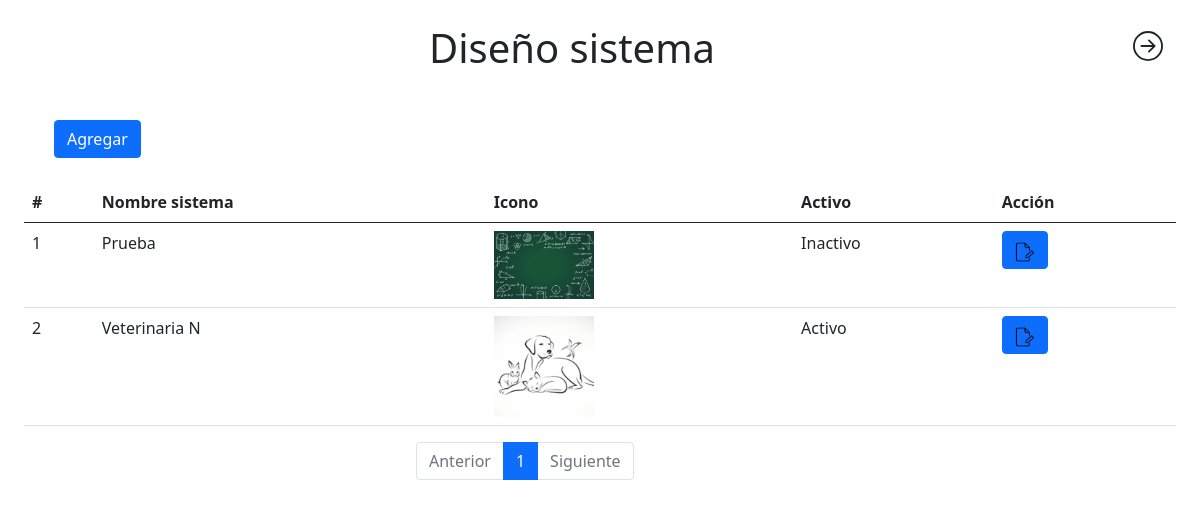
Page /index.php?action=diseñoSistema&pagina=1 (signed in) on the committed database.
### tables this page shows
CREATE TABLE `diseno_sistema` (
  `id_diseno` int(11) NOT NULL,
  `nom_sistema` text NOT NULL,
  `nit` int(11) NOT NULL,
  `telefono` int(11) NOT NULL,
  `direccion` varchar(100) NOT NULL,
  `icon_sistema` text NOT NULL,
  `id_activo` int(11) NOT NULL
);

CREATE TABLE `activo` (
  `id_activo` int(11) NOT NULL,
  `nombre_activo` varchar(100) NOT NULL
);

### controllers/controladorViews.php (called while the page is built)
<?php
class controladorViews
{
	function cargarTemplate()
	{
		include 'Views/template.php';
	}
	public function enlacesPaginaControlador()
	{
		if (isset($_GET['action'])) {
			if (isset($_SESSION['validar'])) {
				$enlace = $_GET['action'];
			} else {
				$enlace = 'ingresar';
			}
		} else {
			if (isset($_SESSION['validar'])) {
				$enlace = 'inicio';
			} else {
				$enlace = 'ingresar';
			}
		}
		$pagina = new modeloViews();
		$respuesta = $pagina->enlacePagina($enlace);
		include($respuesta);
	}
}
?>

### index.php (called while the page is built, shortened)
<?php
require_once 'controllers/controladorViews.php';
require_once 'controllers/controladorDiseno.php';
require_once 'Models/conexion.php';
require_once 'Models/modeloDiseno.php';
$views = new controladorViews();
$views->cargarTemplate();
?>

### controllers/controladorDiseno.php (called while the page is built, shortened)
<?php
class ControladorDiseno
{
    function listarDisenoControlador($pagina, $articulo)
    {
        $lis = new ModeloDiseno();
        if (isset($_POST['buscar'])) {
            if ($_POST['buscar'] != null) {
                $dato = $_POST['buscar'];
                $res = $lis->listarDisenoModelo($dato, '');
                return $res;
            } else {
                $dato = $_POST['buscar'];
                $res = $lis->listarDisenoModelo($dato, '');
                return $res;
            }
        } else {
            $inial = ($pagina - 1) * $articulo;
            $lim = array(
                'proeevedor' => null,
                'pagina' => $inial,
                'limit' => 10
            );
            $res = $lis->listarDisenoModelo('', $lim);
            return $res;
        }
    }
}

### Models/conexion.php (called while the page is built)
<?php
class Conexion{
    public function conectar(){
		$pdo = new PDO("mysql:host=localhost;dbname=inventario","root","");
		return $pdo;
	}
}
?>

### Models/modeloDiseno.php (called while the page is built, shortened)
<?php
require_once 'conexion.php';
class ModeloDiseno
{
    public $tabla = 'diseno_sistema';
    function listarDisenoModelo($dato, $LIM)
    {
        if ($dato != null) {
            $sql = "SELECT * FROM $this->tabla INNER JOIN activo ON diseno_sistema.id_activo = activo.id_activo WHERE nom_sistema like ?";
        } else {
            $sql = "SELECT * FROM $this->tabla INNER JOIN activo ON diseno_sistema.id_activo = activo.id_activo LIMIT ?,?";
        }
        try {
            $conn = new Conexion();
            $stms = $conn->conectar()->prepare($sql);
            if ($dato != null) {
                $dato = '%' . $dato . '%';
                $stms->bindParam(1, $dato, PDO::PARAM_STR);
            } else {
                $stms = $conn->conectar()->prepare($sql);
                $stms->bindParam(1, $LIM['pagina'], PDO::PARAM_INT);
                $stms->bindParam(2, $LIM['limit'], PDO::PARAM_INT);
            }
            if ($stms->execute()) {
                return $stms->fetchAll();
            } else {
                return [];
            }
        } catch (PDOException $e) {
            print_r($e->getMessage());
        }
    }
}

### Views/Moduls/diseñoSistema.php (the view, shortened to what this page needs)
<?php
$conn = new ControladorDiseno();
$con = $conn->contarDatosDisenoControlador();
$limtPagina = 10;
$pagina = $con[0]['COUNT(id_diseno)'] / $limtPagina;
$pagina = ceil($pagina);
$lis = new ControladorDiseno();
if (isset($_GET['pagina'])) {
    $res = $lis->listarDisenoControlador($_GET['pagina'], $limtPagina);
}
?>
<h1 style="text-align: center;">Diseño sistema</h1>
<div class="container mt-5">
    <div class="row">
        <div class="col">
            <a href="agregarDiseno" class="btn btn-primary">Agregar</a>
        </div>
    </div>
</div>
<table class="table mt-4">
    <thead>
        <tr>
            <th>#</th>
            <th>Nombre sistema</th>
            <th>Icono</th>
            <th>Activo</th>
            <th>Acción</th>
        </tr>
    </thead>
    <tbody>
        <?php
        if (isset($_GET['pagina'])) {
            foreach ($res as $key => $value) {
                ?>
                <tr>
                    <td>
                        <?php echo $value['id_diseno'] ?>
                    </td>
                    <td>
                        <?php echo $value['nom_sistema'] ?>
                    </td>
                    <td>
                        <img src="<?php echo $value['icon_sistema'] ?>" alt="h" width="100">
                    </td>
                    <td>
                        <?php echo $value['nombre_activo'] ?>
                    </td>
                    <td><a href="index.php?action=editarDiseno&id_diseno=<?php echo $value['id_diseno'] ?>"
                            class="btn btn-primary"><img src="Views/img/editar.png" alt="" width="20"></a></td>
                </tr>
                <?php
            }
        }
        ?>
    </tbody>
</table>
<?php if (!isset($_POST['buscar'])) { ?>
    <div class="row">
        <div class="col-sm-4"></div>
        <div class="col">
            <nav aria-label="Page navigation example">
                <ul class="pagination">
                    <li class="page-item <?php echo $_GET['pagina'] <= 1 ? 'disabled' : '' ?>"><a class="page-link"
                            href="index.php?action=diseñoSistema&pagina=<?php echo $_GET['pagina'] - 1 ?>">Anterior</a></li>
                    <?php for ($i = 0; $i < $pagina; $i++): ?>
                        <li class="page-item <?php if ($_GET['pagina'] == $i + 1) {
                            print 'active';
                        } ?>"><a class="page-link" href="index.php?action=diseñoSistema&pagina=<?php echo $i + 1 ?>">
                                <?php echo $i + 1 ?>
                            </a></li>
                    <?php endfor ?>
                    <li class="page-item <?php echo $_GET['pagina'] >= $pagina ? 'disabled' : '' ?>"><a class="page-link"
                            href="index.php?action=diseñoSistema&pagina=<?php echo $_GET['pagina'] + 1 ?>">Siguiente</a>
                    </li>
                </ul>
            </nav>
        </div>
    </div>
<?php } ?>

### rows in the picture
diseno_sistema: id_diseno "1", nom_sistema "Prueba", icon_sistema (picture), id_activo.nombre_activo "Inactivo"
diseno_sistema: id_diseno "2", nom_sistema "Veterinaria N", icon_sistema (picture), id_activo.nombre_activo "Activo"
